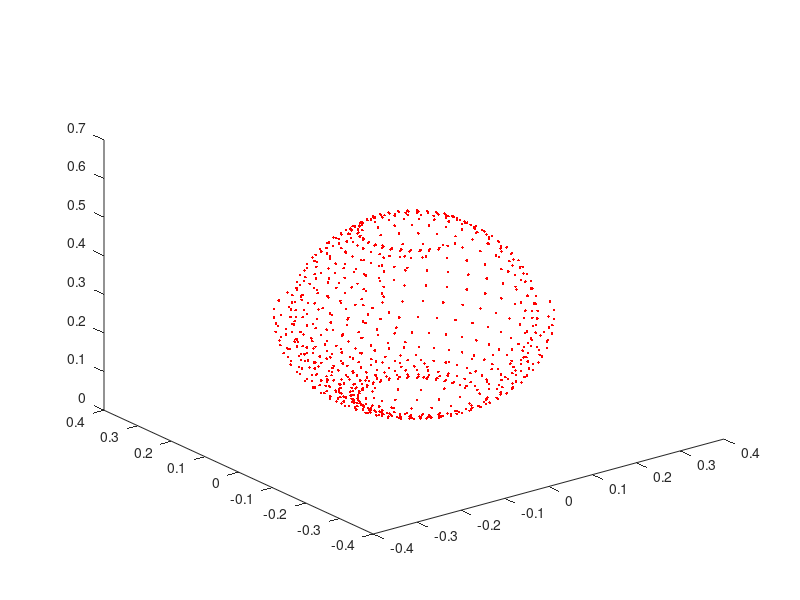

Source code (MATLAB):
clc;
clear;
close all;
% D-H Parameters
a1 = 0        ; d1 = 0.2867; alpha1 = 0  ; theta1 = 0;
a2 = -0.0165 ; d2 = 0   ; alpha2 = -pi/2      ; theta2 = 0;
a3 = 0.217    ; d3 = 0   ; alpha3 = 0  ; theta3 = 0;
a4 = 0    ; d4 = 0.1 ; alpha4 = -pi/2   ; theta4 = 0;


% Axis Properties
%points
X=[0 0 0.22 0.22 0.22];
Z=[0 0.22 0.22+0.24 0.22+0.24+0.67 0.22+0.24+0.67+0.70];

% Iteration of th2,th3 within maximum and minimum limits
% for theta1_0=  -180:50:180
for theta2_0 = -90:10:180
for theta3_0 = -90:10:180
% theta1=theta1_0*pi/180;
theta2=theta2_0*pi/180;
theta3=theta3_0*pi/180;
A01 = [cos(theta1), -cos(alpha1)*sin(theta1), sin(alpha1)*sin(theta1),a1*cos(theta1);
       sin(theta1), cos(alpha1)*cos(theta1), -sin(alpha1)*cos(theta1),a1*sin(theta1);
       0, sin(alpha1), cos(alpha1),d1;
       0, 0, 0, 1 ];
A12 = [cos(theta2), -cos(alpha2)*sin(theta2), sin(alpha2)*sin(theta2),a2*cos(theta2);
       sin(theta2), cos(alpha2)*cos(theta2), -sin(alpha2)*cos(theta2), a2*sin(theta2);
       0, sin(alpha2), cos(alpha2),d2;
       0, 0, 0, 1 ];
A23 = [cos(theta3), -cos(alpha3)*sin(theta3), sin(alpha3)*sin(theta3),a3*cos(theta3);
       sin(theta3), cos(alpha3)*cos(theta3), -sin(alpha3)*cos(theta3),a3*sin(theta3);
       0, sin(alpha3), cos(alpha3),d3;
       0, 0, 0, 1 ];
A34 = [cos(theta4), -cos(alpha4)*sin(theta4), sin(alpha4)*sin(theta4),a4*cos(theta4);
       sin(theta4), cos(alpha4)*cos(theta4), -sin(alpha4)*cos(theta4), a4*sin(theta4);
       0, sin(alpha4), cos(alpha4),d4;
       0, 0, 0, 1 ];
% A45 = [cos(theta5), -cos(alpha5)*sin(theta5), sin(alpha5)*sin(alpha5),a5*cos(alpha5);
%        sin(theta5), cos(alpha5)*cos(theta5), -sin(alpha5)*cos(theta5),a5*sin(theta5);
%        0, sin(alpha5), cos(alpha5),d5;
%        0, 0, 0, 1 ];
% A56 = [cos(theta6), -cos(alpha6)*sin(theta6), sin(alpha6)*sin(theta6),a6*cos(theta6);
%        sin(theta6), cos(alpha6)*cos(theta6), -sin(alpha6)*cos(theta6),a6*sin(theta6);
%        0, sin(alpha6), cos(alpha6),d6;
%        0, 0, 0, 1 ];
A06 = A01*A12*A23*A34;
Envelope_1 = plot3(A06(1,4),A06(2,4) ,A06(3,4),'r.')
hold 'all'

end
end
